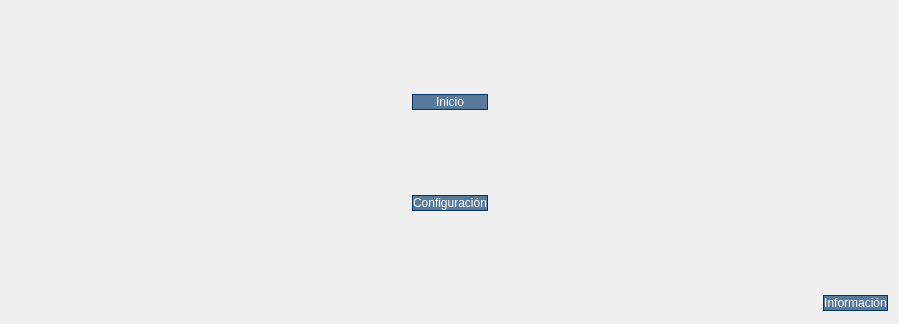
      <widget class="QWidget" name="page_main_menu">
       <layout class="QVBoxLayout" name="verticalLayout_2">
        <item>
         <layout class="QGridLayout" name="gridLayout">
          <item row="1" column="1">
           <widget class="QLabel" name="label_5">
            <property name="sizePolicy">
             <sizepolicy hsizetype="Preferred" vsizetype="Preferred">
              <horstretch>0</horstretch>
              <verstretch>0</verstretch>
             </sizepolicy>
            </property>
            <property name="text">
             <string/>
            </property>
            <property name="pixmap">
             <pixmap>:/images/logo_gir.png</pixmap>
            </property>
            <property name="scaledContents">
             <bool>false</bool>
            </property>
            <property name="alignment">
             <set>Qt::AlignLeading|Qt::AlignLeft|Qt::AlignTop</set>
            </property>
           </widget>
          </item>
          <item row="4" column="4">
           <spacer name="horizontalSpacer_4">
            <property name="orientation">
             <enum>Qt::Horizontal</enum>
            </property>
            <property name="sizeHint" stdset="0">
             <size>
              <width>40</width>
              <height>20</height>
             </size>
            </property>
           </spacer>
          </item>
          <item row="2" column="4">
           <spacer name="horizontalSpacer_2">
            <property name="orientation">
             <enum>Qt::Horizontal</enum>
            </property>
            <property name="sizeHint" stdset="0">
             <size>
              <width>40</width>
              <height>20</height>
             </size>
            </property>
           </spacer>
          </item>
          <item row="2" column="1">
           <spacer name="horizontalSpacer">
            <property name="orientation">
             <enum>Qt::Horizontal</enum>
            </property>
            <property name="sizeHint" stdset="0">
             <size>
              <width>40</width>
              <height>20</height>
             </size>
            </property>
           </spacer>
          </item>
          <item row="2" column="3">
           <widget class="QPushButton" name="btn_start_main">
            <property name="styleSheet">
             <string notr="true">QPushButton {
    border-style: solid;
    border-width: 1px;
    border-color: rgba(0, 51, 102, 250);
    background-color: rgba(0, 51, 102, 160); /* transparencia */
    color: rgb(255,255,255);
    border-radius: 10px;
    font: 25pt &quot;Cascadia Mono ExtraLight&quot;;
}

QPushButton:hover {
    background-color: rgba(0,70,140,180);
}

QPushButton:pressed {
    background-color: rgba(0,35,70,200);
    padding-left: 2px;
    padding-top: 2px;
}</string>
            </property>
            <property name="text">
             <string>Inicio</string>
            </property>
           </widget>
          </item>
          <item row="6" column="0" colspan="7">
           <spacer name="verticalSpacer">
            <property name="orientation">
             <enum>Qt::Vertical</enum>
            </property>
            <property name="sizeHint" stdset="0">
             <size>
              <width>877</width>
              <height>74</height>
             </size>
            </property>
           </spacer>
          </item>
          <item row="1" column="3">
           <spacer name="verticalSpacer_4">
            <property name="orientation">
             <enum>Qt::Vertical</enum>
            </property>
            <property name="sizeType">
             <enum>QSizePolicy::Expanding</enum>
            </property>
            <property name="sizeHint" stdset="0">
             <size>
              <width>17</width>
              <height>75</height>
             </size>
            </property>
           </spacer>
          </item>
          <item row="4" column="1">
           <spacer name="horizontalSpacer_3">
            <property name="orientation">
             <enum>Qt::Horizontal</enum>
            </property>
            <property name="sizeHint" stdset="0">
             <size>
              <width>40</width>
              <height>20</height>
             </size>
            </property>
           </spacer>
          </item>
          <item row="1" column="4">
           <widget class="QLabel" name="logo_fiuner">
            <property name="sizePolicy">
             <sizepolicy hsizetype="Preferred" vsizetype="Preferred">
              <horstretch>0</horstretch>
              <verstretch>0</verstretch>
             </sizepolicy>
            </property>
            <property name="styleSheet">
             <string notr="true"/>
            </property>
            <property name="text">
             <string/>
            </property>
            <property name="pixmap">
             <pixmap>:/images/logo_ingenieria.svg</pixmap>
            </property>
            <property name="scaledContents">
             <bool>false</bool>
            </property>
            <property name="alignment">
             <set>Qt::AlignRight|Qt::AlignTop|Qt::AlignTrailing</set>
            </property>
            <property name="openExternalLinks">
             <bool>true</bool>
            </property>
           </widget>
          </item>
          <item row="3" column="3">
           <spacer name="verticalSpacer_5">
            <property name="orientation">
             <enum>Qt::Vertical</enum>
            </property>
            <property name="sizeHint" stdset="0">
             <size>
              <width>17</width>
              <height>75</height>
             </size>
            </property>
           </spacer>
          </item>
          <item row="4" column="3">
           <widget class="QPushButton" name="btn_settings_main">
            <property name="enabled">
             <bool>true</bool>
            </property>
            <property name="styleSheet">
             <string notr="true">QPushButton {
    border-style: solid;
    border-width: 1px;
    border-color: rgba(0, 51, 102, 250);
    background-color: rgba(0, 51, 102, 160); /* transparencia */
    color: rgb(255,255,255);
    border-radius: 10px;
    font: 25pt &quot;Cascadia Mono ExtraLight&quot;;
}

QPushButton:hover {
    background-color: rgba(0,70,140,180);
}

QPushButton:pressed {
    background-color: rgba(0,35,70,200);
    padding-left: 2px;
    padding-top: 2px;
}</string>
            </property>
            <property name="text">
             <string>Configuración</string>
            </property>
           </widget>
          </item>
         </layout>
        </item>
        <item>
         <layout class="QHBoxLayout" name="horizontalLayout_9">
          <item>
           <spacer name="horizontalSpacer_19">
            <property name="orientation">
             <enum>Qt::Horizontal</enum>
            </property>
            <property name="sizeHint" stdset="0">
             <size>
              <width>40</width>
              <height>20</height>
             </size>
            </property>
           </spacer>
          </item>
          <item>
           <widget class="QPushButton" name="btn_info">
            <property name="styleSheet">
             <string notr="true">QPushButton {
    border-style: solid;
    border-width: 1px;
    border-color: rgba(0, 51, 102, 250);
    background-color: rgba(0, 51, 102, 160); /* transparencia */
    color: rgb(255,255,255);
    border-radius: 10px;
    font: 12pt &quot;Cascadia Mono ExtraLight&quot;;
}

QPushButton:hover {
    background-color: rgba(0,70,140,180);
}

QPushButton:pressed {
    background-color: rgba(0,35,70,200);
    padding-left: 2px;
    padding-top: 2px;
}</string>
            </property>
            <property name="text">
             <string>Información</string>
            </property>
           </widget>
          </item>
         </layout>
        </item>
       </layout>
      </widget>
